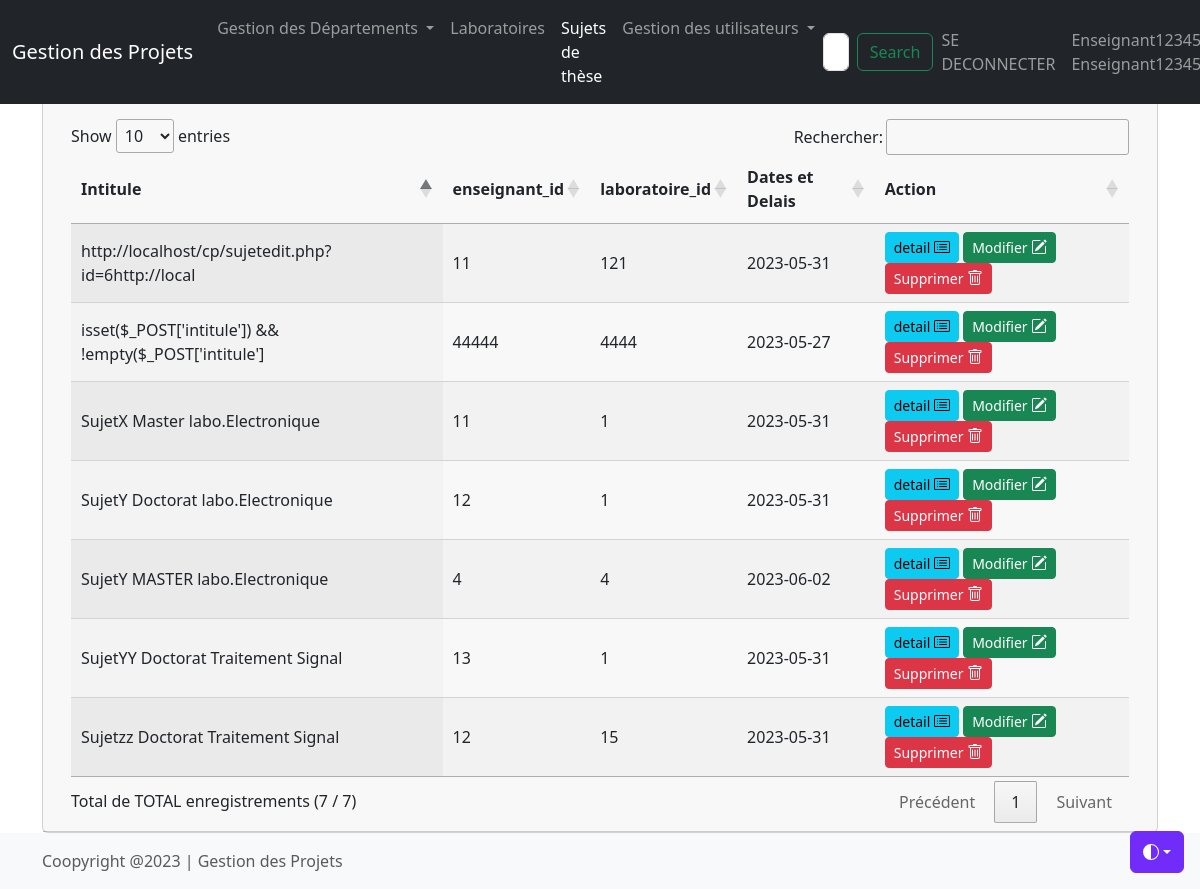
Page /sujetlist.php (signed in) on the committed database.
### tables this page shows
CREATE TABLE IF NOT EXISTS `sujetsprojets` (
  `id` int(20) NOT NULL AUTO_INCREMENT,
  `intitule` varchar(100) DEFAULT NULL,
  `abreviation` varchar(100) DEFAULT NULL,
  `enseignant_id` int(20) DEFAULT NULL,
  `etudiant_id` int(20) DEFAULT NULL,
  `labo_id` int(20) DEFAULT NULL,
  `NiveauSujet` varchar(100) DEFAULT 'Master',
  `Description` varchar(1000) DEFAULT 'Description du sujet',
  `Detail` varchar(1000) DEFAULT 'Detail du sujet',
  `Objectif` varchar(1000) DEFAULT 'Objectif du sujet',
  `DatesDelais` varchar(100) DEFAULT 'Dates',
  PRIMARY KEY (`id`)
);

### sujetlist.php (the view, shortened to what this page needs)
<?php
include_once("header.php");
include_once("main.php");
require_once('connect.php');
$sql = 'SELECT * FROM `sujetsprojets`';
$query = $db->prepare($sql);
$query->execute();
$result = $query->fetchAll(PDO::FETCH_ASSOC);
  ?>
                <h1>Liste des sujets</h1>
               <p> <a href="sujetadd.php" class="btn btn-primary">Ajouter un nouveau sujet
                    </a>
                </p>
                <table id="datatable" class="display">
                    <thead>
                            <th>Intitule</th>
                            <th>enseignant_id</th>
                            <th>laboratoire_id</th>
                            <th>Dates et Delais</th>
                             <th>Action</th>
                    </thead>
                    <tbody>
                        <?php
                        foreach($result as $sujet)
                        {
                        ?>
                                        <tr>
                                        <td><?= $sujet['intitule'] ?></td>
                                        <td><?= $sujet['enseignant_id'] ?></td>
                                        <td><?= $sujet['labo_id'] ?></td>
                                        <td><?= $sujet['DatesDelais'] ?></td>
                                        <td>
                                                <a  class="btn btn-info btn-sm" href="sujetdetail.php?id=<?= $sujet['id'] ?>">detail
                                                </a>
                                                <a class="btn btn-success btn-sm" href="sujetedit.php?id=<?= $sujet['id'] ?>">Modifier
                                                </a>
                                                <a  class="btn btn-danger btn-sm" href="sujetdel.php?id=<?= $sujet['id'] ?>">Supprimer
                                                </a>
                                    </td>
                                    </tr>
                        <?php
                        }
                        ?>
                    </tbody>
                </table>
            </section>
        </div>
    </main>
<?php
include_once("footer.php");
?>

### header.php (style rules this page uses)
.bi { vertical-align: -.125em; fill: currentColor; }

### rows in the picture
sujetsprojets: intitule "SujetX Master labo.Electronique", enseignant "11", labo "1", DatesDelais "2023-05-31"
sujetsprojets: intitule "SujetY Doctorat labo.Electronique", enseignant "12", labo "1", DatesDelais "2023-05-31"
sujetsprojets: intitule "SujetYY Doctorat Traitement Signal", enseignant "13", labo "1", DatesDelais "2023-05-31"
sujetsprojets: intitule "SujetY MASTER labo.Electronique", enseignant "4", labo "4", DatesDelais "2023-06-02"
sujetsprojets: intitule "isset($_POST['intitule']) && !empty($_POST['intitule']", enseignant "44444", labo "4444", DatesDelais "2023-05-27"
sujetsprojets: intitule "http://localhost/cp/sujetedit.php?id=6http://local", enseignant "11", labo "121", DatesDelais "2023-05-31"
sujetsprojets: intitule "Sujetzz Doctorat Traitement Signal", enseignant "12", labo "15", DatesDelais "2023-05-31"
